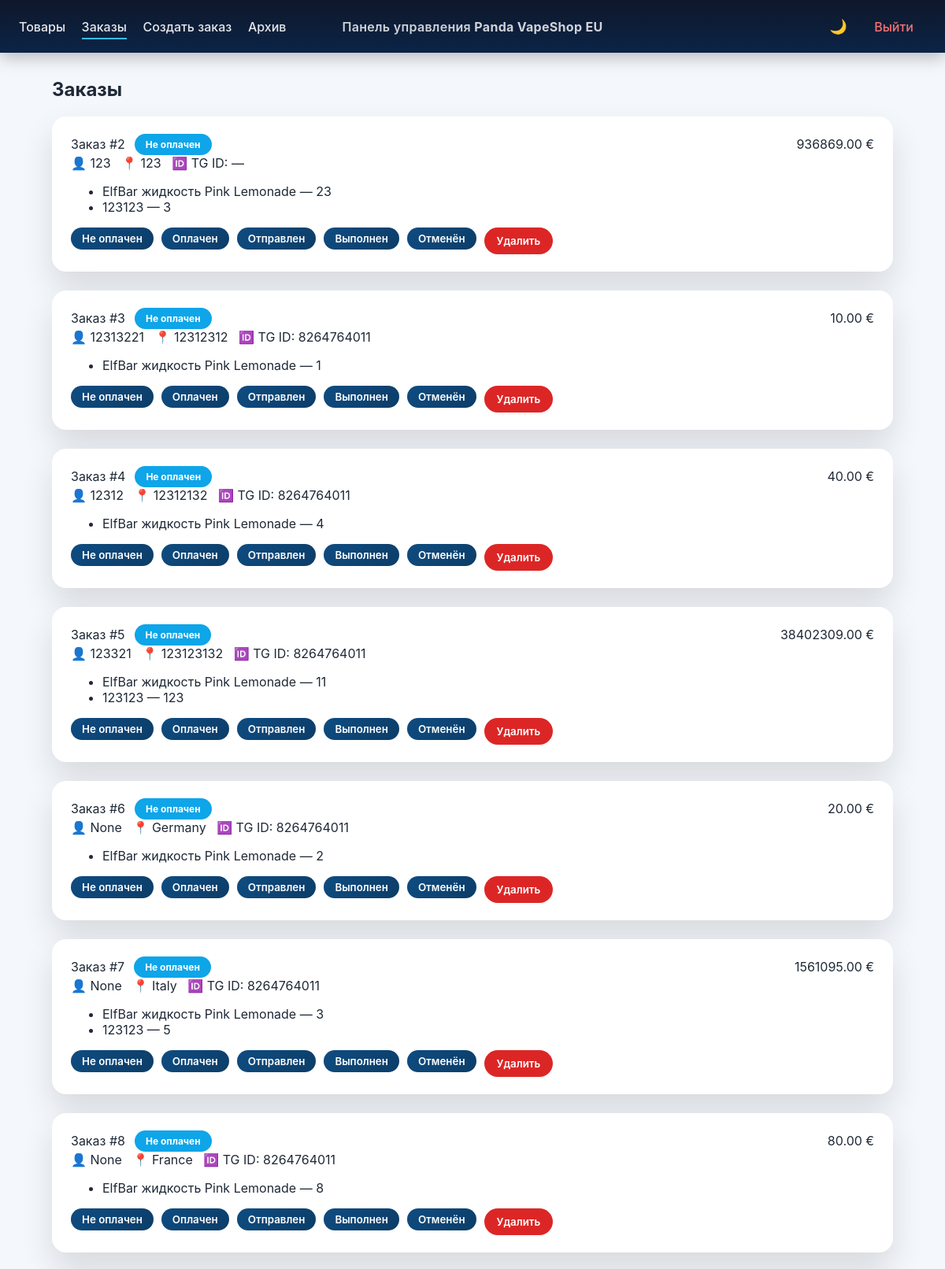
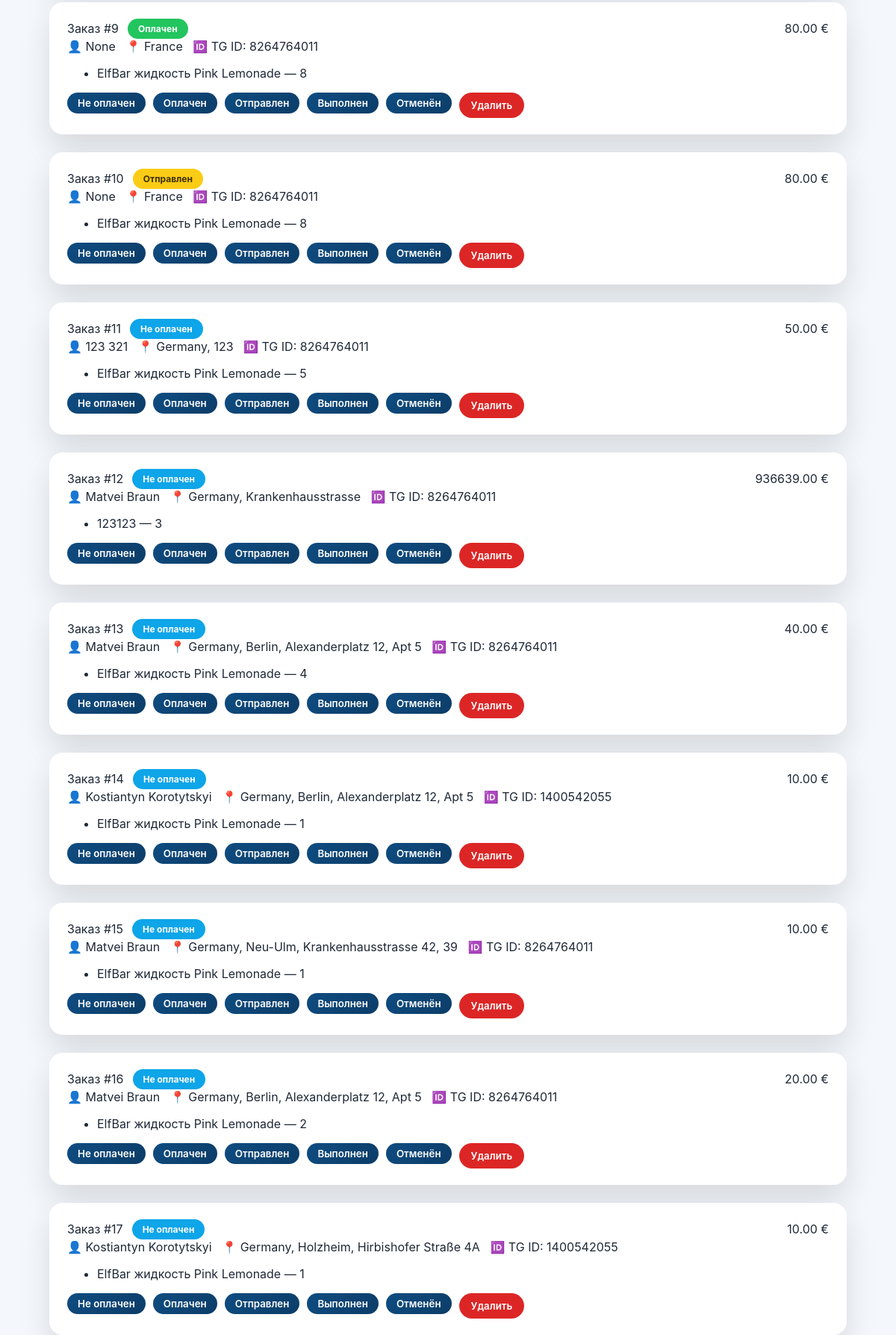
The app's page /admin/orders (signed in, upper part) with its own data (2 pictures, top to bottom).
### app/models.py (models this page shows)
class Order(Base):
    __tablename__ = "orders"
    id = Column(Integer, primary_key=True)
    status = Column(String, default="new")
    archived = Column(Boolean, default=False)
    stock_returned = Column(Boolean, default=False)
    total_price = Column(Float, default=0)
    customer_name = Column(String)
    customer_username = Column(String)
    customer_telegram_id = Column(String)
    customer_address = Column(String)
    items = relationship(
        "OrderItem",
        back_populates="order",
        cascade="all, delete-orphan",
    )

class OrderItem(Base):
    __tablename__ = "order_items"
    id = Column(Integer, primary_key=True)
    order_id = Column(Integer, ForeignKey("orders.id"))
    product_name = Column(String)
    quantity = Column(Integer)
    price = Column(Float)
    order = relationship("Order", back_populates="items")

### app/admin/routes.py (the view)
@router.get("/orders")
def orders(request: Request, db: Session = Depends(get_db)):
    if require_login(request):
        return require_login(request)
    orders = db.query(Order).filter(Order.archived == False).all()
    return templates.TemplateResponse(
        "orders.html",
        {
            "request": request,
            "orders": orders,
            "statuses": STATUS_MAP,
            "colors": STATUS_COLORS,
        },
    )

### app/admin/templates/orders.html (shortened to what this page needs)
{% extends "base.html" %}
{% set page='orders' %}
{% block content %}
<h2>Заказы</h2>
<div class="orders-list">
{% for o in orders %}
<div class="order-card">
    <div class="order-header">
        <div class="order-left">
            <div class="order-id">Заказ #{{ o.id }}</div>
            <span class="status status-{{ o.status }}">
                {{ statuses[o.status] }}
            </span>
        </div>
        <div class="order-price">{{ "%.2f"|format(o.total_price) }} €</div>
    </div>
    <div class="order-meta">
        👤 {{ o.customer_name }} &nbsp;
        📍 {{ o.customer_address }} &nbsp;
        🆔 TG ID: {{ o.customer_telegram_id or "—" }}
    </div>
    <ul class="order-items">
        {% for i in o.items %}
            <li>{{ i.product_name }} — {{ i.quantity }}</li>
        {% endfor %}
    </ul>
    <div class="order-actions">
        {% for k,v in statuses.items() %}
        <form method="post" action="/admin/orders/status">
            <button class="btn-status {{ k }}">{{ v }}</button>
        </form>
        {% endfor %}
        <form method="post" action="/admin/orders/delete"
              onsubmit="return confirm('Удалить заказ НАВСЕГДА?')">
            <button class="btn-delete">Удалить</button>
        </form>
    </div>
</div>
{% endfor %}
</div>
{% endblock %}

### app/admin/static/style.css (style rules this page uses)
:root { --main: #0f4c81; --main-dark: #0c3d68; --bg: #f4f7fb; --card: #ffffff; --border: #e5e7eb; --text: #1f2937; --muted: #6b7280; }
* { box-sizing: border-box; font-family: Inter, system-ui, sans-serif; }
body { margin: 0; background: var(--bg); color: var(--text); transition: background .25s, color .25s; }
.card, .order-card { background: var(--card); border-radius: 18px; padding: 22px 24px; margin-bottom: 24px; box-shadow: 0 20px 40px rgba(0,0,0,.12), inset 0 1px 0 rgba(255,255,255,.05); animation: fadeUp .3s ease; }
button { background: linear-gradient(135deg, var(--main), var(--main-dark)); border: none; color: white; padding: 9px 16px; border-radius: 999px; cursor: pointer; font-weight: 600; transition: transform .12s ease, box-shadow .12s; }
.status { padding: 6px 14px; border-radius: 999px; font-size: 12px; font-weight: 700; }
.status-new { background: #0ea5e9; color: white; }
.status-paid { background: #22c55e; color: white; }
.status-shipped { background: #facc15; color: #3f2f00; }
.order-actions button { transition: transform .12s ease; }
.order-header { display: flex; justify-content: space-between; align-items: center; }
.order-left { display: flex; align-items: center; gap: 12px; }
.order-actions { display: flex; flex-wrap: wrap; gap: 10px; margin-top: 16px; }
.btn-status { padding: 6px 14px; border-radius: 999px; transition: transform .1s ease, box-shadow .1s; }
.btn-delete { background: #dc2626; }

### records on screen
Order: id "2", status "Не оплачен", total_price "936869.00", customer_name "123", customer_address "123", customer_telegram_id "—", statuses "Не оплачен" "Оплачен" "Отправлен" "Выполнен" "Отменён"
OrderItem: product_name "ElfBar жидкость Pink Lemonade", quantity "23"
OrderItem: product_name "123123", quantity "3"
Order: id "3", status "Не оплачен", total_price "10.00", customer_name "12313221", customer_address "12312312", customer_telegram "8264764011", statuses "Не оплачен" "Оплачен" "Отправлен" "Выполнен" "Отменён"
OrderItem: product_name "ElfBar жидкость Pink Lemonade", quantity "1"
Order: id "4", status "Не оплачен", total_price "40.00", customer_name "12312", customer_address "12312132", customer_telegram "8264764011", statuses "Не оплачен" "Оплачен" "Отправлен" "Выполнен" "Отменён"
OrderItem: product_name "ElfBar жидкость Pink Lemonade", quantity "4"
Order: id "5", status "Не оплачен", total_price "38402309.00", customer_name "123321", customer_address "123123132", customer_telegram "8264764011", statuses "Не оплачен" "Оплачен" "Отправлен" "Выполнен" "Отменён"
OrderItem: product_name "ElfBar жидкость Pink Lemonade", quantity "11"
OrderItem: product_name "123123", quantity "123"
Order: id "6", status "Не оплачен", total_price "20.00", customer_name "None", customer_address "Germany", customer_telegram "8264764011", statuses "Не оплачен" "Оплачен" "Отправлен" "Выполнен" "Отменён"
OrderItem: product_name "ElfBar жидкость Pink Lemonade", quantity "2"
Order: id "7", status "Не оплачен", total_price "1561095.00", customer_name "None", customer_address "Italy", customer_telegram "8264764011", statuses "Не оплачен" "Оплачен" "Отправлен" "Выполнен" "Отменён"
OrderItem: product_name "ElfBar жидкость Pink Lemonade", quantity "3"
OrderItem: product_name "123123", quantity "5"
Order: id "8", status "Не оплачен", total_price "80.00", customer_name "None", customer_address "France", customer_telegram "8264764011", statuses "Не оплачен" "Оплачен" "Отправлен" "Выполнен" "Отменён"
OrderItem: product_name "ElfBar жидкость Pink Lemonade", quantity "8"
Order: id "9", status "Оплачен", total_price "80.00", customer_name "None", customer_address "France", customer_telegram "8264764011", statuses "Не оплачен" "Оплачен" "Отправлен" "Выполнен" "Отменён"
OrderItem: product_name "ElfBar жидкость Pink Lemonade", quantity "8"
Order: id "10", status "Отправлен", total_price "80.00", customer_name "None", customer_address "France", customer_telegram "8264764011", statuses "Не оплачен" "Оплачен" "Отправлен" "Выполнен" "Отменён"
OrderItem: product_name "ElfBar жидкость Pink Lemonade", quantity "8"
Order: id "11", status "Не оплачен", total_price "50.00", customer_name "123 321", customer_address "Germany, 123", customer_telegram "8264764011", statuses "Не оплачен" "Оплачен" "Отправлен" "Выполнен" "Отменён"
OrderItem: product_name "ElfBar жидкость Pink Lemonade", quantity "5"
Order: id "12", status "Не оплачен", total_price "936639.00", customer_name "Matvei Braun", customer_address "Germany, Krankenhausstrasse", customer_telegram "8264764011", statuses "Не оплачен" "Оплачен" "Отправлен" "Выполнен" "Отменён"
OrderItem: product_name "123123", quantity "3"
Order: id "13", status "Не оплачен", total_price "40.00", customer_name "Matvei Braun", customer_address "Germany, Berlin, Alexanderplatz 12, Apt 5", customer_telegram "8264764011", statuses "Не оплачен" "Оплачен" "Отправлен" "Выполнен" "Отменён"
OrderItem: product_name "ElfBar жидкость Pink Lemonade", quantity "4"
Order: id "14", status "Не оплачен", total_price "10.00", customer_name "Kostiantyn Korotytskyi", customer_address "Germany, Berlin, Alexanderplatz 12, Apt 5", customer_telegram "1400542055", statuses "Не оплачен" "Оплачен" "Отправлен" "Выполнен" "Отменён"
OrderItem: product_name "ElfBar жидкость Pink Lemonade", quantity "1"
Order: id "15", status "Не оплачен", total_price "10.00", customer_name "Matvei Braun", customer_address "Germany, Neu-Ulm, Krankenhausstrasse 42, 39", customer_telegram "8264764011", statuses "Не оплачен" "Оплачен" "Отправлен" "Выполнен" "Отменён"
OrderItem: product_name "ElfBar жидкость Pink Lemonade", quantity "1"
Order: id "16", status "Не оплачен", total_price "20.00", customer_name "Matvei Braun", customer_address "Germany, Berlin, Alexanderplatz 12, Apt 5", customer_telegram "8264764011", statuses "Не оплачен" "Оплачен" "Отправлен" "Выполнен" "Отменён"
OrderItem: product_name "ElfBar жидкость Pink Lemonade", quantity "2"
Order: id "17", status "Не оплачен", total_price "10.00", customer_name "Kostiantyn Korotytskyi", customer_address "Germany, Holzheim, Hirbishofer Straße 4A", customer_telegram "1400542055", statuses "Не оплачен" "Оплачен" "Отправлен" "Выполнен" "Отменён"
OrderItem: product_name "ElfBar жидкость Pink Lemonade", quantity "1"
